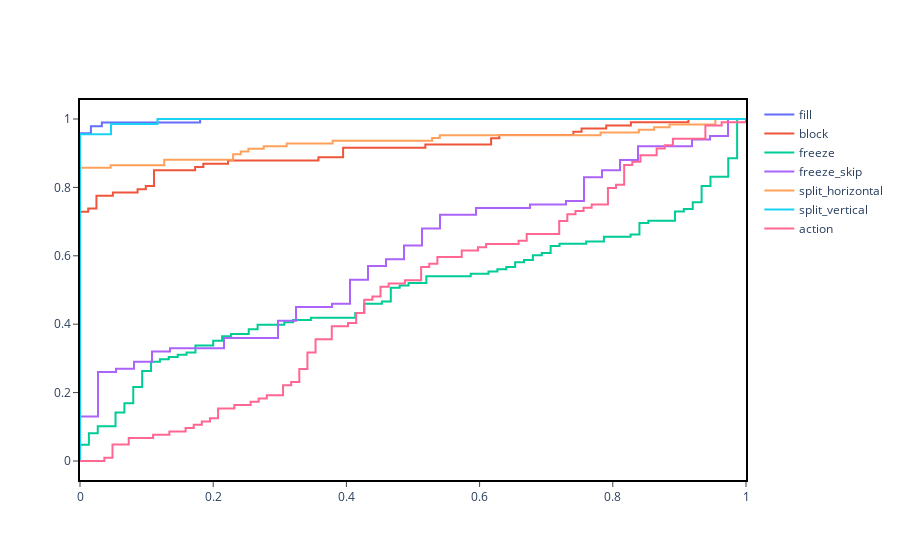

The notebook cell this image was saved under:
### Code cell
from anomapy.evaluate import score, evaluate

#if model is None:
#    RUN = "sassn-Breakout-20200212142752" #change me to load a specific model!
#    model, kwargs = evaluate.initialise(run=RUN) #load it from the run...



#pyo.init_notebook_mode()
def roc(label, score):
    from sklearn.metrics import roc_curve
    from sklearn.metrics import auc
    
    assert label.shape[0] == score.shape[0]
    fpr, tpr, _ = roc_curve(label, score)
    return fpr, tpr

def plot_latent(state, action):
    z = tu.to_numpy(tu.collect(state_model, state))
    x,y = z[:,0],z[:,1]
    images = vu.transform.HWC(tu.to_numpy(state))
    return vu.jupyter.scatter_image(x,y,images)
    
dataset_a = datasets.dataset(dataset_anomaly)
dataset_r = datasets.dataset(dataset_raw)

episodes_a = {k.split('.')[0]:v for k,v in dataset_a.load(file_names=True)}
episodes_r = {k.split('.')[0]:v for k,v in dataset_r.load(file_names=True)}
meta = dataset_a.meta
rocs = []
legend = [k for k in meta.anomaly]


for k in meta.anomaly:
    print(k)
    episode = transform(episodes_a[meta.anomaly[k][0]])
    #plot_latent(episode['state'], episode['action'])
 
    #print(episode['state'].shape, episode['action'].shape)
    #rocs.append(roc(*score.sassn.score(model, episode)))
    #print(fpr, tpr)

#J.plot([r[0] for r in rocs], [r[1] for r in rocs],legend=legend)

import plotly.offline as pyo
import plotly.graph_objs as go
from IPython.display import display, clear_output

fig = vu.plot.plot([r[0] for r in rocs], [r[1] for r in rocs], mode='lines', legend=legend)
display(go.FigureWidget(fig))
